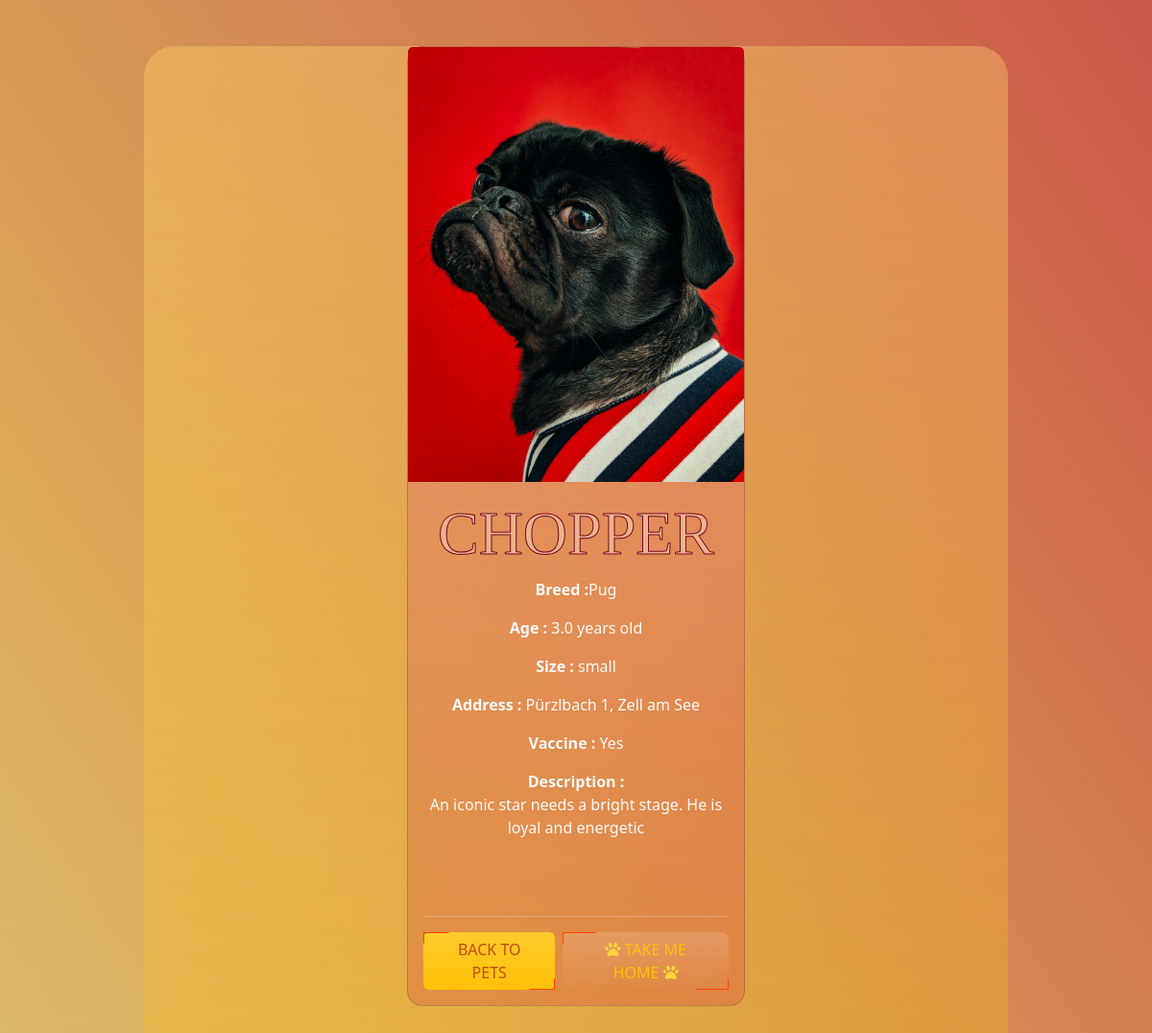
Screenshot of /user/details.php?id=7 (signed in) with the database file from the repository.
### tables this page shows
CREATE TABLE `animals` (
  `animalId` int(11) NOT NULL,
  `name` varchar(100) NOT NULL,
  `breed` varchar(50) NOT NULL,
  `image` varchar(255) DEFAULT NULL,
  `address_anim` varchar(100) NOT NULL,
  `description` text DEFAULT NULL,
  `size` varchar(10) NOT NULL,
  `age` decimal(2,1) DEFAULT NULL,
  `vaccinated` varchar(10) NOT NULL,
  `status_anim` varchar(15) NOT NULL
);

### user/details.php (the view, shortened to what this page needs)
<?php
require_once "../components/db_connect.php";
$id = $_GET['id'];
$sql = "SELECT * FROM `animals` WHERE animalId = {$id}";
$result = mysqli_query($connect, $sql);
$layout = '';
if (mysqli_num_rows($result) > 0) {
    $row = mysqli_fetch_assoc($result);
    $available = $row['status_anim'] == "adopted" ? " pet adopted" : " Take me Home";
    $not_avail = $row['status_anim'] == "adopted" ? "disabled" : "";
    $layout = "
    <div class ='text-center d-flex align-items-center my-5 px-5'>
        <div class='card mx-auto rounded-4 bg-danger bg-opacity-25 bg-gradient text-light' id ='PetDet' style='width: 22rem; height:auto'>
            <img src='../img/{$row['image']}' class='card-img-top' alt='image of {$row['name']}'>
            <div class='card-body'>
                <h5 class='card-title display-3'>{$row['name']}</h5>
                <p class='card-text'><strong>Breed :</strong>{$row['breed']}</p>
                 <p class='card-text'><strong>Age : </strong> {$row['age']} years old</p>
                  <p class='card-text'><strong>Size :</strong> {$row['size']}</p>
                <p class='card-text'><strong>Address :</strong> {$row['address_anim']}</p>
                  <p class='card-text'><strong>Vaccine :</strong> {$row['vaccinated']}</p>
                <p class='card-text'><strong>Description :</strong> <br>  {$row['description']}</p>
                <br>
                <br>
                <hr>
                <div class = 'd-flex justify-content-around text-center'>
                <a href='home.php' class='btn btn-warning bg-gradient border-danger rounded-2 border-3 px-4 me-2'>Back to Pets</a>
                <form action='adoption.php' method='POST'>
                    <input type='hidden' name = 'pet_id' value = '{$row['animalId']}'>
                    <button type='submit' name= 'adopt' value = '$available' $not_avail  class = 'btn btn-danger-sm  bg-gradient bg-opacity-50 rounded-3 border-light border-3 rounded-2 text-warning fw-5 px-4'><i class='fa-solid fa-paw' style='color: #FFD43B;'></i>$available  <i class='fa-solid fa-paw' style='color: #FFD43B;'></i></button></form>
                <br>
                 </div>
            </div>
        </div>
    </div>";
} else {
    echo "No pet availavble for adoption";
}
?>
<!DOCTYPE html>
<html lang="en">
<head>
    <link href="https://cdn.jsdelivr.net/npm/bootstrap@5.3.3/dist/css/bootstrap.min.css" rel="stylesheet">
    <link rel="stylesheet" href="/style.css">
    <link rel="stylesheet" href="https://cdnjs.cloudflare.com/ajax/libs/font-awesome/6.7.1/css/all.min.css" />
</head>
<body>
    <div class="container mx-auto bg-warning w-75 mt-2 bg-gradient bg-opacity-25 rounded-5" id="contDet">
        <?= $layout ?>
        <br>
        <br>
        <br>
        <br>
    </div>
</body>
</html>

### style.css (style rules this page uses)
* { margin: 0; padding: 0; }
h5 { font-family: 'Mocha'; color: #f0b28c !important; -webkit-text-stroke: #700d26 1px !important; text-transform: uppercase; font-size: 2rem; }
.btn { position: relative; color: #c24b14; border: none; text-transform: uppercase; z-index: 2; }
.btn:before, .btn:after { position: absolute; content: ""; width: 20%; height: 20%; border: 1px solid; z-index: -1; transition: all 0.3s ease; }
.btn:before { top: 0; left: 0; border-bottom-color: transparent; border-right-color: transparent; border-top-color: orangered; border-left-color: orangered; }
.btn:after { bottom: 0; right: 0; border-top-color: transparent; border-left-color: transparent; border-bottom-color: orangered; border-right-color: orangered; }
.card { height: 40rem; object-fit: co; }

### rows the page displays
animals: image (picture), name "CHOPPER", breed "Pug", age "3.0", size "small", address_anim "Pürzlbach 1, Zell am See", vaccinated "Yes", description "An iconic star needs a bright stage. He is loyal and energetic", status_anim "TAKE ME HOME"
